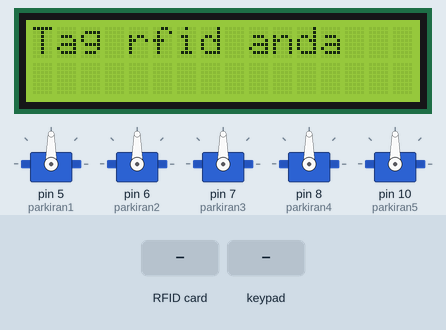
The sketch below on a simulated Arduino Uno, built with avr-gcc and run on an emulated ATmega328P. Parts: 5 × servo, 16×2 character LCD. The test bench sets the inputs (shaded band).

Above: at 1.3 s.
1.4 s: RFID card B9 78 7F 98 held to the reader
At 4.3 s:
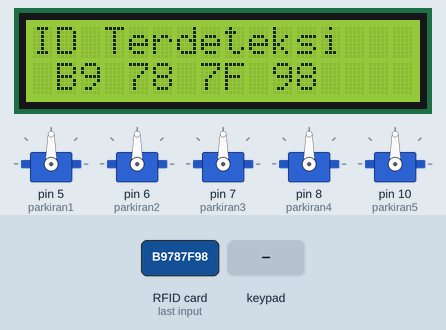
7.6 s: keypad keys 3 2 1 0 pressed 1.5 s apart
At 10.6 s:
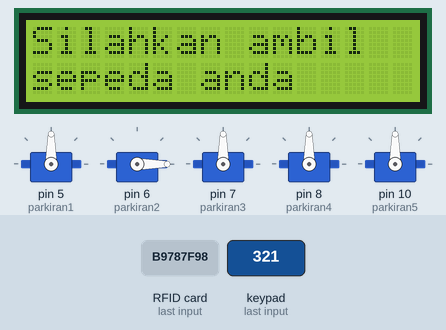
18.7 s: RFID card 62 F2 CD 1A held to the reader
At 21.1 s:
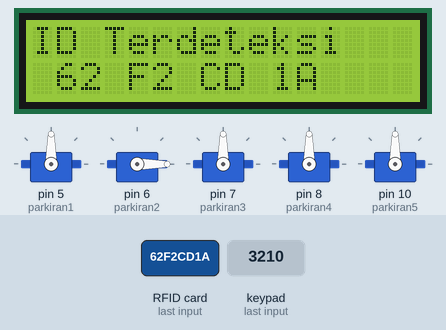
26.5 s: RFID card 59 38 09 BA held to the reader
At 33.7 s:
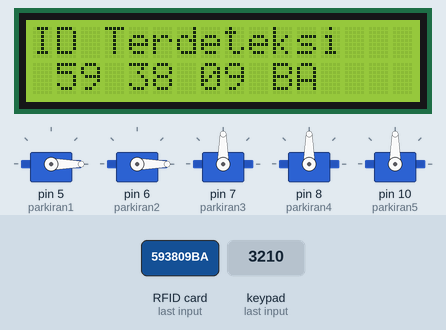
34.3 s: key '4' pressed
At 36.0 s:
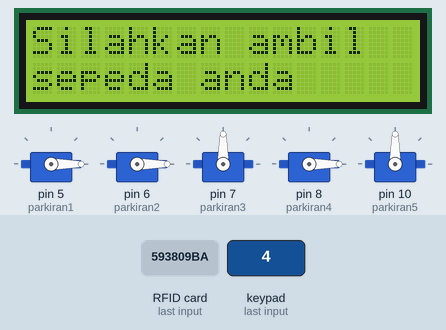
42.1 s: RFID card 5E 7A 19 C4 held to the reader
At 45.1 s:
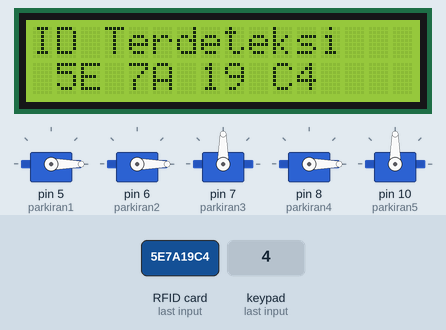
Timing chart, 0 to 46.6 s (numbered marks = the images above; inputs shaded):
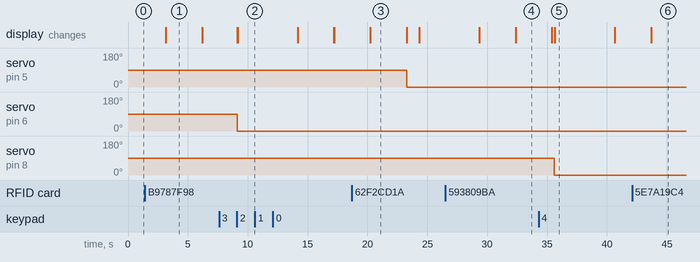

The sketch:

MembukaParkiran.ino
```cpp
#include <Keypad.h>
#include <Servo.h>
#include <LiquidCrystal_I2C.h>
#include <Wire.h>
#include <EEPROM.h>
#include <MFRC522.h>
#include <SPI.h>

MFRC522 mfrc522(4, 9); // MFRC522 mfrc522(SS_PIN, RST_PIN)
LiquidCrystal_I2C lcd(0x27, 16, 2);
Servo parkiran1;
Servo parkiran2;
Servo parkiran3;
Servo parkiran4;
Servo parkiran5;

const byte numRows = 4;
const byte numCols = 4;

boolean RFIDMode = true;
String tagUID_1 = "B9 78 7F 98";
String tagUID_2 = "62 F2 CD 1A";
String tagUID_3 = "59 38 09 BA";
String tagUID_4 = "D9 F3 2F 99";
String tagUID_5 = "D9 99 9B 98";

char key_pressed = 0;
uint8_t i = 0;  // Variable used for counter

char keymap[numRows][numCols] =
{
  {'1', '2', '3', 'A'},
  {'4', '5', '6', 'B'},
  {'7', '8', '9', 'C'},
  {'*', '0', '#', 'D'}
};

byte rowPins[numRows] = {A0, A1, A2, A3};
byte colPins[numCols] = {3, 2, 1, 0};

Keypad myKeypad = Keypad(makeKeymap(keymap), rowPins, colPins, numRows, numCols);

void setup()
{
  Serial.begin(9600);
  parkiran1.attach(5);
  parkiran2.attach(6);
  parkiran3.attach(7);
  parkiran4.attach(8);
  parkiran5.attach(10);

  parkiran1.write(90);
  parkiran2.write(90);
  parkiran3.write(90);
  parkiran4.write(90);
  parkiran5.write(90);
  lcd.begin();
  lcd.backlight();
  SPI.begin();
  mfrc522.PCD_Init();
  lcd.clear();
}

void loop()
{
  if (RFIDMode == true) {
    lcd.clear();
    lcd.print("Tag rfid anda");
    delay(3000);
    lcd.clear();
    // Look for new cards
    if ( ! mfrc522.PICC_IsNewCardPresent()) {
      return;
    }
    // Select one of the cards
    if ( ! mfrc522.PICC_ReadCardSerial()) {
      return;
    }
    //Reading from the card
    String tag = "";
    for (byte j = 0; j < mfrc522.uid.size; j++)
    {
      tag.concat(String(mfrc522.uid.uidByte[j] < 0x10 ? " 0" : " "));
      tag.concat(String(mfrc522.uid.uidByte[j], HEX));
    }
    tag.toUpperCase();
    //Checking the card
    if (tag.substring(1) == tagUID_1 || tagUID_2 || tagUID_3 || tagUID_4 || tagUID_5)
    {
      // If UID of tag is matched.
      //      lcd.clear();
      //      lcd.print("ID Tag Master");
      //      delay(3000);
      lcd.clear();
      lcd.setCursor(0, 0);
      lcd.print("ID Terdeteksi");
      lcd.setCursor(0, 1);
      lcd.print(tag);
      delay(3000);
      lcd.clear();
      lcd.setCursor(0, 0);
      lcd.print("Masukkan no.parkir");
      lcd.setCursor(0, 1);
      lcd.print("anda");
      RFIDMode = false;
    }
    else
    {
      // If UID of tag is not matched.
      lcd.clear();
      lcd.setCursor(0, 0);
      lcd.print("ID tidak sesuai");
      lcd.setCursor(0, 1);
      lcd.print("Akses Ditolak");
      delay(3000);
      lcd.clear();
    }
  }

  if (RFIDMode == false) {
    char keypressed = myKeypad.getKey();
    if (keypressed != NO_KEY)
    {
      if (keypressed == '1')
      {
        lcd.print(keypressed);
        parkiran1.write(0);
        delay(1000 );
        lcd.clear();
        lcd.setCursor(0, 0);
        lcd.print("No.parkir Benar");
        lcd.setCursor(0, 1);
        lcd.print("Park.1 Terbuka");
        delay(5000);
        RFIDMode = true;
      }
      if (keypressed == '2')
      {
        lcd.print(keypressed);
        parkiran2.write(0);
        delay(15);
        lcd.clear();
        lcd.setCursor(0, 0);
        lcd.print("Silahkan ambil");
        lcd.setCursor(0, 1);
        lcd.print("sepeda anda");
        delay(5000);
        RFIDMode = true;
      }
      if (keypressed == '7')
      {
        lcd.print(keypressed);
        parkiran3.write(0);
        delay(15);
        lcd.clear();
        lcd.setCursor(0, 0);
        lcd.print("Silahkan ambil");
        lcd.setCursor(0, 1);
        lcd.print("sepeda anda");
        delay(5000);
        RFIDMode = true;
      }
      if (keypressed == '4')
      {
        lcd.print(keypressed);
        parkiran4.write(0);
        delay(15);
        lcd.clear();
        lcd.setCursor(0, 0);
        lcd.print("Silahkan ambil");
        lcd.setCursor(0, 1);
        lcd.print("sepeda anda");
        delay(5000);
        RFIDMode = true;
      }
      if (keypressed == '5')
      {
        lcd.print(keypressed);
        parkiran5.write(0);
        delay(15);
        lcd.clear();
        lcd.setCursor(0, 0);
        lcd.print("Silahkan ambil");
        lcd.setCursor(0, 1);
        lcd.print("sepeda anda");
        delay(5000);
        RFIDMode = true;
      }
    }
  }
}
```

Measured:
- after the input at 1.4 s, the display: changes after 1.8 s (image 1)
- after the input at 7.6 s, servo on pin 6 (parkiran2): 90° → 0° after 1.5 s; the display: first changes after 1.5 s (image 2 shows a later state)
- after the input at 18.7 s, servo on pin 5 (parkiran1): 90° → 0° after 4.6 s; the display: changes after 1.5 s (image 3)
- after the input at 26.5 s, the display: first differs from a run without the input after 5.9 s (image 4)
- after the input at 34.3 s, servo on pin 8 (parkiran4): 90° → 0° after 1.3 s; the display: first differs from a run without the input after 1.3 s (image 5)
- after the input at 42.1 s, the display: changes after 1.6 s (image 6)
- what the display in image 1 shows lasts 3.0 s, from 3.2 s to 6.2 s
